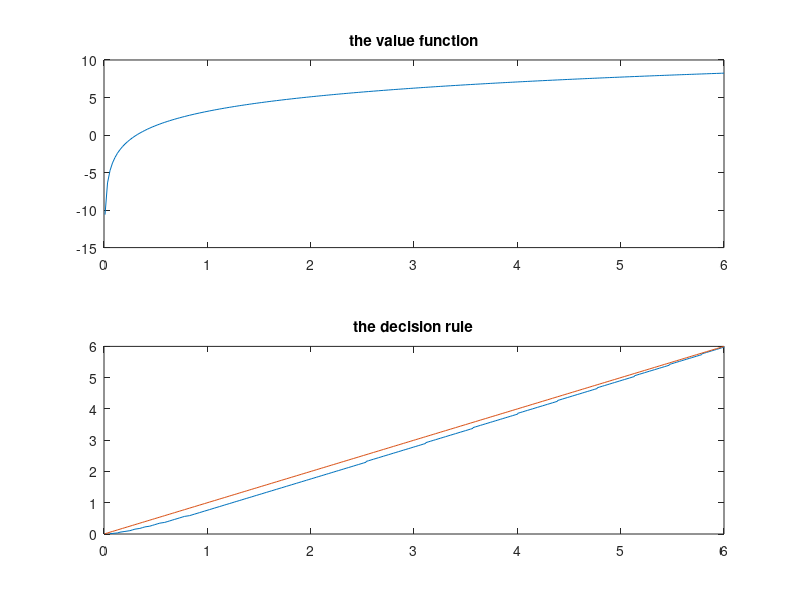

This figure's MATLAB source:
close; clc;
global Tv0
A=1; % aggregate productivity
alpha=0.36; % capital share of output (alpha)
beta=0.96; % subjective discoun;ting (beta)
depreciation=0.069;% depreciation
sigma=2;

%init kgrid (capital)
klow=0.01;
khigh=6;
Knum=250;
Kgrid = linspace(klow,khigh,Knum);

%iteration counter
precision=1e-5;
distance=2*precision;
iteration=0;

%functions
utilityfunction = @(x)((x^(1-sigma))-1)/(1-sigma); %utility function
productionfunction = @(x)(A*(x.^alpha)); %production function

Tv = zeros(size(Kgrid)); %init current period value
v = Tv; %init future period value
G = Tv; %init decision rule

    for i = 1:Knum  % current K (row in matrix)
        for j = 1:Knum  % future K' (column in matrix)
            c0(i,j) =  max(A*(Kgrid(i))^alpha + (1-depreciation)*Kgrid(i) - Kgrid(j), 0);  % c cannot be negative so set max at 0
        end
    end

while distance > precision %init successive approximation 
    
    % same as the two period model algorithm, our purpose is to find the
    % choice of K' that makes the life time value the highest, and we store
    % the value of K' in decision rule G. 
    
    % Difference is that instead of computing directly the future (second
    % period) value, we assume it a starting value 0, and taken it as given
    % to find K' to maximize Tv = u(c) + beta*v with the assumed v. 
    
    % At the end of each iteration, we update our assumption of V (future
    % value), since we know in steady state (stationary equilibrium), Tv =
    % V. 
    
    % We successfully found our solution when Tv = V. This is done through
    % updating the "distance" our maxstopping criteria. 
    
    Tv0 = zeros(Knum, Knum); %future capital k'(rows) current capital(columns) % Tv0 records all the possible candidates of lifetime value currently, given all future possible choices of K'
    i = 1:Knum; % current K (row in matrix)
        for j = 1:Knum  % future K' (column in matrix)
            Tv0(i,j) = (c0(i,j).^(1-sigma)-1)/(1-sigma)+ beta*v(j);            
        end
    
    for i = 1:Knum %for each k (row) choose the k' that maximizes lifetime value
        [Tv(i),loc] = max(Tv0(i,:)); %i(row index) j(column index) (find max in every row) 
        G(i) = Kgrid(loc); % G = value capital that gives max tv
    end     
    
    distance = max(max((abs(Tv - v))));
    v = Tv; %save max vs for next run
    
    % this is how I want to display the result. Telling me how many times
    % it has been iterated upon; and how close our guess is each time. 
    s = sprintf ( '||Tv-v|| = %8.6f ', distance);
    disp(s)    
        
end


figure

subplot(211)
plot(Kgrid, v)
hold on
title ( ' the value function ' )

subplot(212)
plot(G,Kgrid,Kgrid, Kgrid)
hold on
title ( ' the decision rule ' )

saveas(gcf,'optimal_certain_infinite.png')
